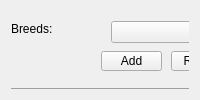
     <widget class="QWidget" name="tab_6">
      <attribute name="title">
       <string>Cat</string>
      </attribute>
      <layout class="QGridLayout" name="gridLayout_3">
       <item row="0" column="0">
        <widget class="QWidget" name="widgetCatInfo" native="true">
         <property name="enabled">
          <bool>true</bool>
         </property>
         <widget class="QRadioButton" name="rbCatAllergiesNo">
          <property name="geometry">
           <rect>
            <x>100</x>
            <y>210</y>
            <width>51</width>
            <height>20</height>
           </rect>
          </property>
          <property name="text">
           <string>No</string>
          </property>
          <property name="checked">
           <bool>true</bool>
          </property>
          <attribute name="buttonGroup">
           <string notr="true">groupCatAllergies</string>
          </attribute>
         </widget>
         <widget class="QComboBox" name="cbFurPrefCat">
          <property name="geometry">
           <rect>
            <x>260</x>
            <y>140</y>
            <width>81</width>
            <height>22</height>
           </rect>
          </property>
          <item>
           <property name="text">
            <string>None</string>
           </property>
          </item>
          <item>
           <property name="text">
            <string>Hairless</string>
           </property>
          </item>
          <item>
           <property name="text">
            <string>Short</string>
           </property>
          </item>
          <item>
           <property name="text">
            <string>Long</string>
           </property>
          </item>
         </widget>
         <widget class="QLabel" name="label_20">
          <property name="geometry">
           <rect>
            <x>0</x>
            <y>190</y>
            <width>161</width>
            <height>16</height>
           </rect>
          </property>
          <property name="text">
           <string>Are you allergic to cats:</string>
          </property>
         </widget>
         <widget class="QLabel" name="label_21">
          <property name="geometry">
           <rect>
            <x>0</x>
            <y>10</y>
            <width>91</width>
            <height>16</height>
           </rect>
          </property>
          <property name="text">
           <string>Breeds:</string>
          </property>
         </widget>
         <widget class="QComboBox" name="cbCatSex">
          <property name="geometry">
           <rect>
            <x>70</x>
            <y>140</y>
            <width>91</width>
            <height>22</height>
           </rect>
          </property>
          <item>
           <property name="text">
            <string>None</string>
           </property>
          </item>
          <item>
           <property name="text">
            <string>Male</string>
           </property>
          </item>
          <item>
           <property name="text">
            <string>Female</string>
           </property>
          </item>
         </widget>
         <widget class="QComboBox" name="cbCatBreeds">
          <property name="geometry">
           <rect>
            <x>100</x>
            <y>10</y>
            <width>121</width>
            <height>22</height>
           </rect>
          </property>
         </widget>
         <widget class="QComboBox" name="cbAgeCat">
          <property name="geometry">
           <rect>
            <x>70</x>
            <y>100</y>
            <width>91</width>
            <height>22</height>
           </rect>
          </property>
          <item>
           <property name="text">
            <string>None</string>
           </property>
          </item>
          <item>
           <property name="text">
            <string>0 - 3</string>
           </property>
          </item>
          <item>
           <property name="text">
            <string>4 - 7</string>
           </property>
          </item>
          <item>
           <property name="text">
            <string>8 - 11</string>
           </property>
          </item>
          <item>
           <property name="text">
            <string>12- 15</string>
           </property>
          </item>
          <item>
           <property name="text">
            <string>15 - 25</string>
           </property>
          </item>
          <item>
           <property name="text">
            <string>25 - 35</string>
           </property>
          </item>
          <item>
           <property name="text">
            <string>35+</string>
           </property>
          </item>
         </widget>
         <widget class="QRadioButton" name="rbCatAllergiesYes">
          <property name="geometry">
           <rect>
            <x>30</x>
            <y>210</y>
            <width>51</width>
            <height>20</height>
           </rect>
          </property>
          <property name="text">
           <string>Yes</string>
          </property>
          <attribute name="buttonGroup">
           <string notr="true">groupCatAllergies</string>
          </attribute>
         </widget>
         <widget class="QPushButton" name="bCatBreedAdd">
          <property name="geometry">
           <rect>
            <x>90</x>
            <y>40</y>
            <width>61</width>
            <height>20</height>
           </rect>
          </property>
          <property name="text">
           <string>Add</string>
          </property>
         </widget>
         <widget class="Line" name="line_3">
          <property name="geometry">
           <rect>
            <x>0</x>
            <y>170</y>
            <width>381</width>
            <height>16</height>
           </rect>
          </property>
          <property name="orientation">
           <enum>Qt::Horizontal</enum>
          </property>
         </widget>
         <widget class="QLabel" name="label_22">
          <property name="geometry">
           <rect>
            <x>10</x>
            <y>100</y>
            <width>81</width>
            <height>16</height>
           </rect>
          </property>
          <property name="text">
           <string>Age:</string>
          </property>
         </widget>
         <widget class="QComboBox" name="cbSizeCat">
          <property name="geometry">
           <rect>
            <x>260</x>
            <y>100</y>
            <width>81</width>
            <height>22</height>
           </rect>
          </property>
          <item>
           <property name="text">
            <string>None</string>
           </property>
          </item>
          <item>
           <property name="text">
            <string>Teacup</string>
           </property>
          </item>
          <item>
           <property name="text">
            <string>Small</string>
           </property>
          </item>
          <item>
           <property name="text">
            <string>Medium</string>
           </property>
          </item>
          <item>
           <property name="text">
            <string>Large</string>
           </property>
          </item>
         </widget>
         <widget class="QPushButton" name="bCatBreedRemove">
          <property name="geometry">
           <rect>
            <x>160</x>
            <y>40</y>
            <width>70</width>
            <height>20</height>
           </rect>
          </property>
          <property name="minimumSize">
           <size>
            <width>70</width>
            <height>20</height>
           </size>
          </property>
          <property name="text">
           <string>Remove</string>
          </property>
         </widget>
         <widget class="QLabel" name="label_23">
          <property name="geometry">
           <rect>
            <x>10</x>
            <y>140</y>
            <width>81</width>
            <height>16</height>
           </rect>
          </property>
          <property name="text">
           <string>Sex:</string>
          </property>
         </widget>
         <widget class="QLabel" name="label_24">
          <property name="geometry">
           <rect>
            <x>190</x>
            <y>100</y>
            <width>81</width>
            <height>16</height>
           </rect>
          </property>
          <property name="text">
           <string>Size:</string>
          </property>
         </widget>
         <widget class="QLabel" name="label_25">
          <property name="geometry">
           <rect>
            <x>190</x>
            <y>140</y>
            <width>81</width>
            <height>16</height>
           </rect>
          </property>
          <property name="text">
           <string>Fur:</string>
          </property>
         </widget>
         <widget class="Line" name="line_4">
          <property name="geometry">
           <rect>
            <x>-10</x>
            <y>70</y>
            <width>371</width>
            <height>16</height>
           </rect>
          </property>
          <property name="orientation">
           <enum>Qt::Horizontal</enum>
          </property>
         </widget>
         <widget class="QListWidget" name="listCat">
          <property name="geometry">
           <rect>
            <x>240</x>
            <y>10</y>
            <width>131</width>
            <height>51</height>
           </rect>
          </property>
         </widget>
        </widget>
       </item>
      </layout>
     </widget>
